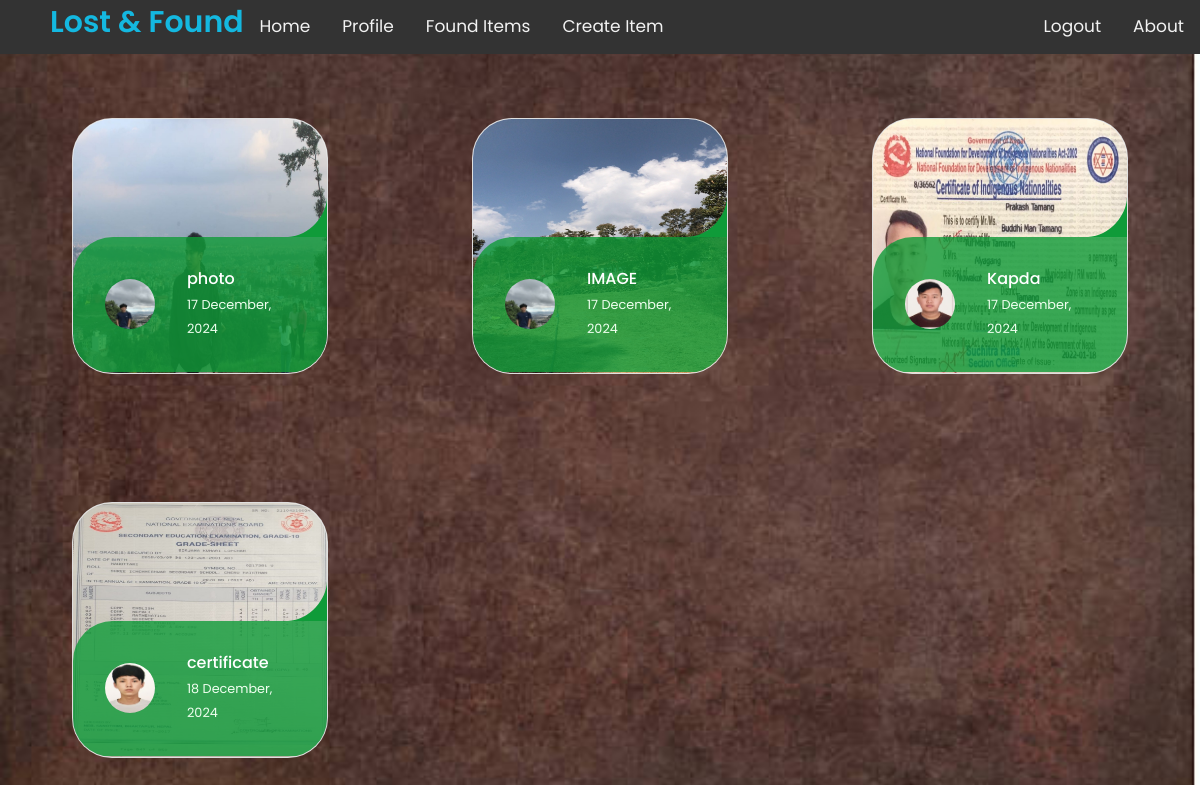
The page /found/ (signed in) on the database its author committed.
### findme/models.py (models this page shows, shortened)
class ItemLost(models.Model):
    ItemID = models.AutoField(primary_key=True)
    name = models.ForeignKey(User, on_delete=models.CASCADE, null=True)
    title = models.CharField(max_length=30)
    description = models.CharField(max_length=200)
    found = models.BooleanField(default=False)
    location = models.TextField(max_length=100)
    lost_date = models.DateTimeField(auto_now=True)
    image = models.ImageField(upload_to='findme/images', default="")
    found_location = models.CharField(max_length=100, null=True, blank=True)
    item_found_by = models.ForeignKey(User, on_delete=models.CASCADE, null=True, blank=True,
                                      related_name="item_found_user")

### register/models.py (models this page shows, shortened)
class Profile(models.Model):
    user = models.OneToOneField(User, on_delete=models.CASCADE)
    image = models.ImageField(default='default.jpg', upload_to='register/images')

### findme/views.py (the view)
# urls.py: path('found/', views.itemfound, name='findme-found'),
@login_required
def itemfound(request):
    context = {
        'items': ItemLost.objects.filter(found=True)
    }
    return render(request, 'findme/found.html', context)

### findme/templates/findme/found.html (shortened to what this page needs)
{% extends "findme/base.html" %}
{% block content %}
<div class="container-fluid">
    <div class="row">
        <div class="col-md-12">
            <div class="row">
                {% if items|length > 0 %}
                {% for item in items %}
                <div class="col-md-4">
                    <ul class="cards">
                        <li>
                            <a href="{% url 'detail' item.ItemID %}" class="card">
                                <img src="{{ item.image.url}}" alt="" class="class__image picture">
                                <div class="card__overlay">
                                    <div style="background-color: rgb(15, 155, 57,0.8)" class="card__header">
                                        <svg class="card__arc__found" xmlns="http://www.w3.org/2000/svg">
                                            <path/>
                                        </svg>
                                        <img src="{{ item.name.profile.image.url }}" class="card__thumb">
                                        <div class="card__header-text">
                                            <h3 style="color:white" class="card__title">{{item.title}}</h3>
                                            <span style="color:honeydew" class="card__status">{{ item.lost_date|date:"d F, Y"}}</span>
                                        </div>
                                    </div>
                                </div>
                            </a>
                        </li>
                    </ul>
                </div>
                {% endfor %}
                {% else %}
                    <h1 style="color:white">No items are found!</h1>
                {% endif %}
            </div>
        </div>
    </div>
</div>
{% endblock %}

### findme/templates/findme/base.html (shortened to what this page needs)
{% load static %}
<!DOCTYPE html>
<html lang="en">
<head>
    <link href="https://cdn.jsdelivr.net/npm/bootstrap@5.0.0-beta2/dist/css/bootstrap.min.css" rel="stylesheet"
>
    <link rel="stylesheet" type="text/css" href="{% static 'findme/main.css' %}">
    <link rel="stylesheet" href="https://cdnjs.cloudflare.com/ajax/libs/font-awesome/4.7.0/css/font-awesome.min.css">
</head>
<body id="bg" style="background-image: url('{% static 'findme/images/kala.jpg' %}');">
<body>
<div class="topnav" id="myTopnav">
    <label href="kala.jpg" class="logo">Lost & Found</label>
    <a href="{% url 'findme-about' %}" class="nav-content">About</a>
    {% if user.is_authenticated %}
    <a style="float:left" href="{% url 'findme-home' %}" class="nav-content">Home</a>
    <a style="float:left" href="{% url 'profile' %}" class="nav-content">Profile</a>
    <a style="float:left" href="{% url 'findme-found' %}" class="nav-content">Found Items</a>
    <a style="float:left" href="{% url 'create' %}" class="nav-content">Create Item</a>
    <a class="nav-item nav-link" href="{% url 'logout' %}">Logout</a>
    {% else %}
    <a class="nav-item nav-link" href="{% url 'login' %}">Login</a>
    <a class="nav-item nav-link" href="{% url 'register' %}">Register</a>
    {% endif %}
</div>
<div id="content">
    {% block content %}
    {% endblock %}
</div>
</body>
</html>

### findme/static/findme/main.css (style rules this page uses)
* { margin:0; padding: 0; box-sizing: border-box; font-family: 'Poppins', sans-serif;; }
#bg { background-repeat: no-repeat; background-size: cover; background-position: center center; background-attachment: fixed; }
body { background-repeat: no-repeat; background-position: center; background-size: cover; min-height: 100vh; position: relative; }
.logo { color:#fff; font-size: 35px; font-weight: 600; }
.topnav a { float: left; display: block; color: #f2f2f2; text-align: center; padding: 14px 16px; text-decoration: none; font-size: 17px; }

### findme/templates/findme/base.html (style rules this page uses)
.topnav { background-color: #333; overflow: hidden; }
.topnav a { float: right; display: block; color: #f2f2f2; text-align: center; padding: 14px 16px; text-decoration: none; font-size: 17px; }
label.logo { font-size: 30px; padding-left: 50px; float: left; color:rgb(20, 184, 224); }

### findme/templates/findme/found.html (style rules this page uses)
:root { --surface-color: #0b0c10; --curve: 40; --black-color: #45a29e; --text-color: rgb(188, 212, 209); }
* { box-sizing: border-box; }
.cards { display: grid; gap: 2rem; margin: 4rem 5vw; padding: 0; list-style: none; }
.card { position: relative; display: block; height: 100%; border-radius: calc(var(--curve)*1px); -webkit-border-radius: calc(var(--curve)*1px); -moz-border-radius: calc(var(--curve)*1px); -o-border-radius: calc(var(--curve)*1px); overflow: hidden; text-decoration: none; }
.picture { width: 100%; height: auto; }
.card__overlay { position: absolute; bottom: 0; left: 0; right: 0; z-index: 1; height: 100%; border-radius: calc(var(--curve)*1px); background: var(--surface-color); transform: translateY(100%); -webkit-transform: translateY(100%); -moz-transform: translateY(100%); -ms-transform: translateY(100%); -o-transform: translateY(100%); transition: 0.2s ease-in-out; -webkit-transition: 0.2s ease-in-out; -moz-transition: 0.2s ease-in-out; -o-transition: 0.2s ease-in-out; -ms-transition: 0.2s ease-in-out; }
.card__header { position: relative; display: flex; align-items: center; gap: 2rem; border-radius: calc(var(--curve)*1px) 0 0 0; background-color: var(--surface-color); padding: 2em; transform: translateY(-100%); -webkit-transform: translateY(-100%); -moz-transform: translateY(-100%); -ms-transform: translateY(-100%); -o-transform: translateY(-100%); transition: 0.2s ease-in-out; }
.card__arc,.card__arc__found { width: 5em; height: 5em; position: absolute; bottom: 100%; right: 0; z-index: 1; }
.card__thumb { flex-shrink: 0; width: 3.125em; height: 3.125em; border-radius: 50%; -webkit-border-radius: 50%; -moz-border-radius: 50%; -ms-border-radius: 50%; -o-border-radius: 50%; }
.card__title { font-size: 1em; margin: 0 0 0.3em; color: var(--black-color); }
.card__status { font-size: 0.8em; color: var(--text-color); }

### rows shown on the page
ItemLost: image (picture), name.profile.image (picture), title "photo", lost_date "17 December, 2024"
ItemLost: image (picture), name.profile.image (picture), title "IMAGE", lost_date "17 December, 2024"
ItemLost: image (picture), name.profile.image (picture), title "Kapda", lost_date "17 December, 2024"
ItemLost: image (picture), name.profile.image (picture), title "certificate", lost_date "18 December, 2024"
